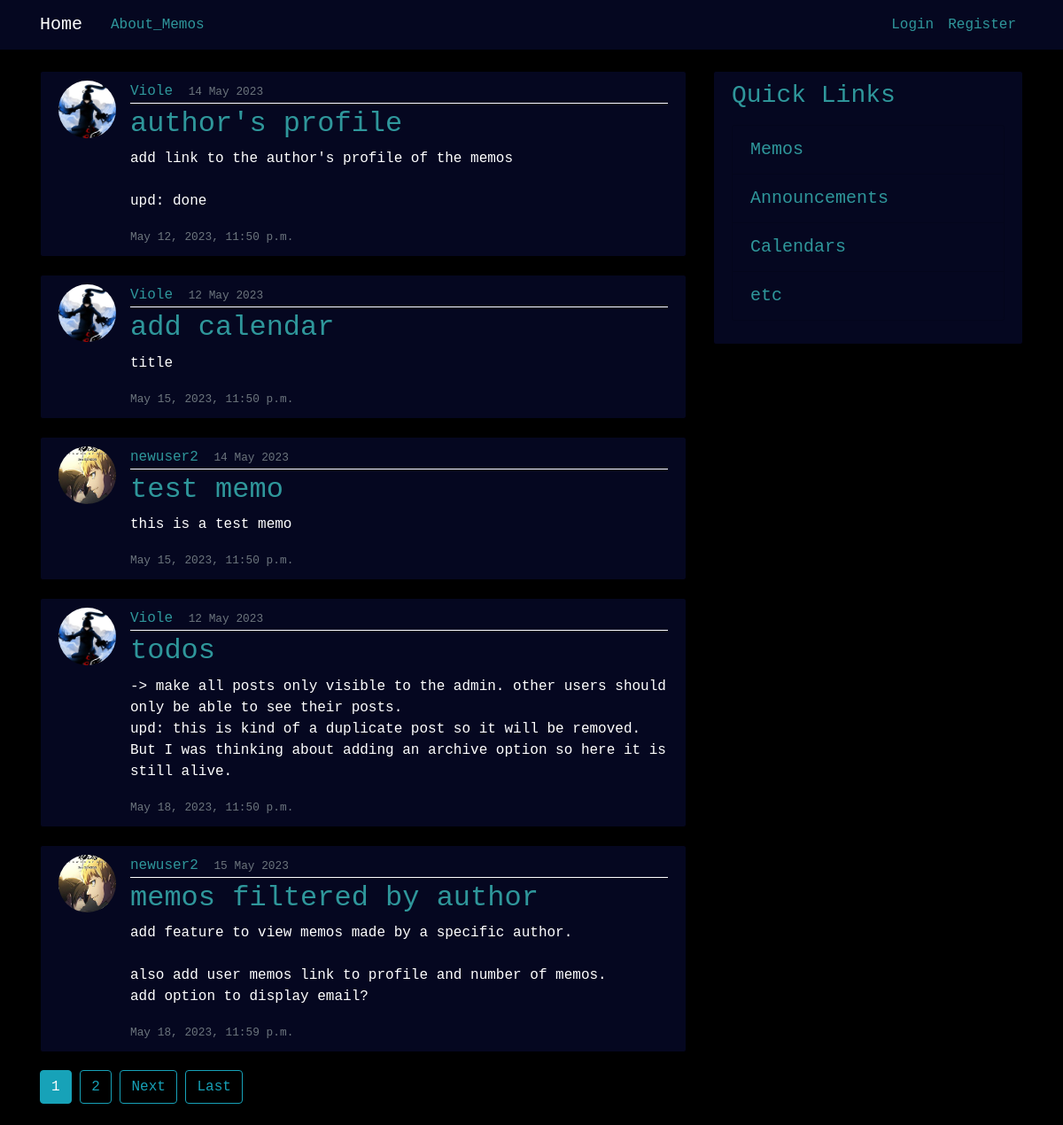
The page /memo/ on the database as committed earlier.
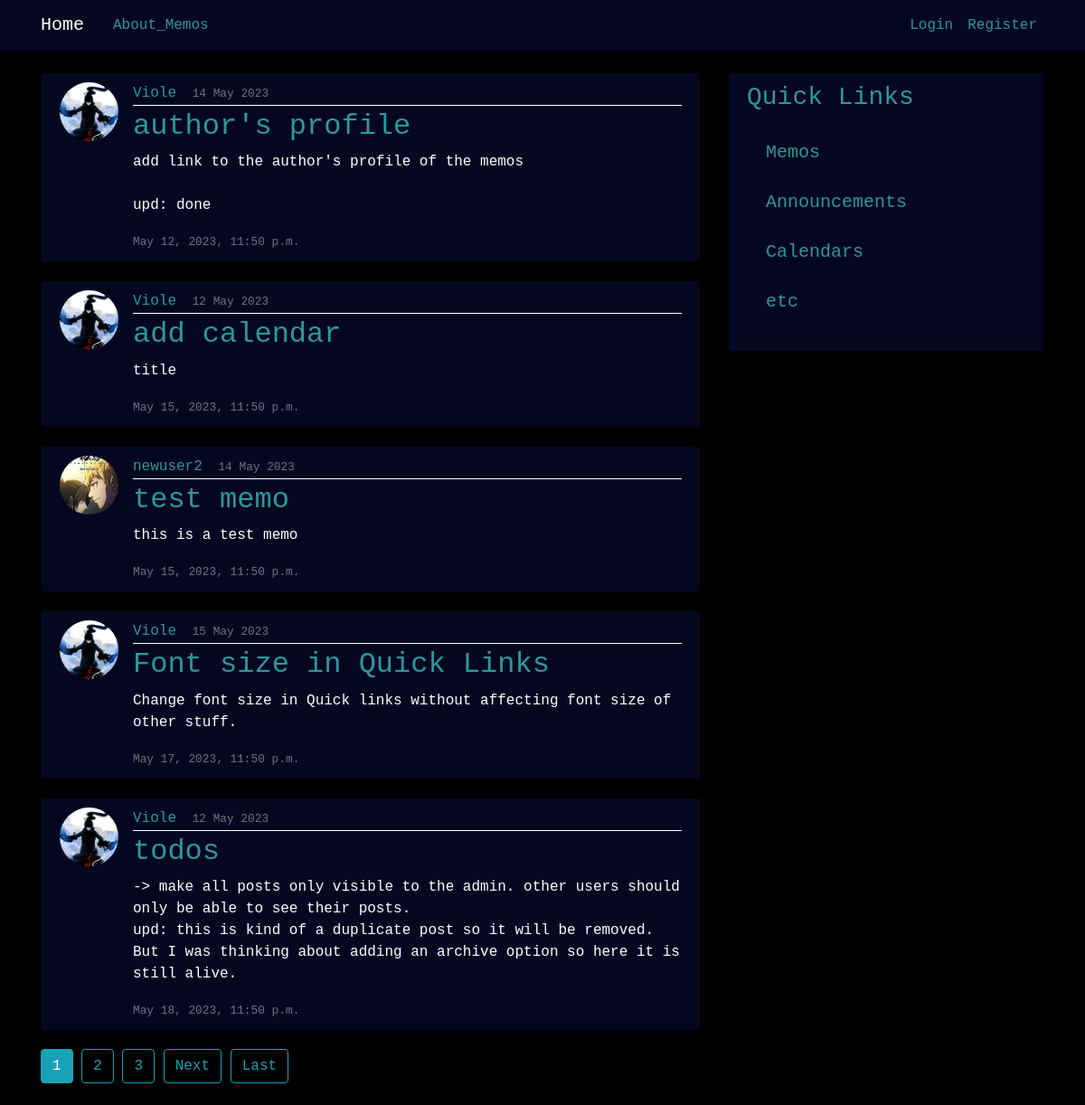
The same page on the database as committed later.
### memo/models.py (models this page shows, shortened)
class Post(models.Model):
    title = models.CharField(max_length=100)
    content = models.TextField()
    date_posted = models.DateTimeField(default=timezone.now)
    date_due = models.DateTimeField()
    author = models.ForeignKey(User, on_delete=models.CASCADE)

### users/models.py (models this page shows, shortened)
class Profile(models.Model):
    user = models.OneToOneField(User, on_delete=models.CASCADE)
    image = models.ImageField(default='default.jpg', upload_to='profile_pics')
    bio = models.TextField(blank=True, null=True)

### memo/views.py (the view)
# urls.py: path('', PostListView.as_view(), name='memo_home'),
class PostListView(ListView):
    model = Post
    template_name = 'memo/home.html' # <app>/<model>_<viewtype>.html
    context_object_name = 'posts'
    ordering = ['date_due']
    paginate_by = 5

### memo/templates/memo/home.html (shortened to what this page needs)
{% extends "memo/base.html" %}
{% block content %}
    {% for post in posts %}
        <article class="media content-section">
            <img class="rounded-circle article-img" src="{{ post.author.profile.image.url }}">
            <div class="media-body">
            <div class="article-metadata">
                <a class="mr-2" href="{% url 'profile' post.author.profile.pk %}">{{ post.author }}</a>
                <small class="text-muted">{{ post.date_posted|date:"d F Y" }}</small>
            </div>
            <h2><a class="article-title" href="{% url 'post-detail' post.id %}">{{ post.title }}</a></h2>
            <p class="article-content">{{ post.content }}</p>
            <small class="text-muted">{{ post.date_due }}</small>
            </div>
        </article>
    {% endfor %}
    {% if is_paginated %}
        {% for num in page_obj.paginator.page_range %}
            {% if page_obj.number == num %}
                <a class="btn btn-info mb-4" href="?page={{ num }}">{{ num }}</a>
            {% elif num > page_obj.number|add:'-3' and num < page_obj.number|add:'3' %}
            <a class="btn btn-outline-info mb-4" href="?page={{ num }}">{{ num }}</a>
            {% endif %}
        {% endfor %}
        {% if page_obj.has_next %}
            <a class="btn btn-outline-info mb-4" href="?page={{ page_obj.next_page_number }}">Next</a>
            <a class="btn btn-outline-info mb-4" href="?page={{ page_obj.paginator.num_pages }}">Last</a>
        {% endif %}
    {% endif %}
{% endblock content %}

Rows that differ between the two databases and show on the page:
no longer on this page (row unchanged): Post: author.profile.image (placeholder picture), author "newuser2", date_posted "15 May 2023", title "memos filtered by author", content "add feature to view memos made by a specific author. also add user memos link to profile and number of memos. add option to display email?", date_due "May 18, 2023, 11:59 p.m."
added Post: author.profile.image (picture), author "Viole", date_posted "15 May 2023", title "Font size in Quick Links", content "Change font size in Quick links without affecting font size of other stuff.", date_due "May 17, 2023, 11:50 p.m."
Other text that changed with them:
new list line: "3"
